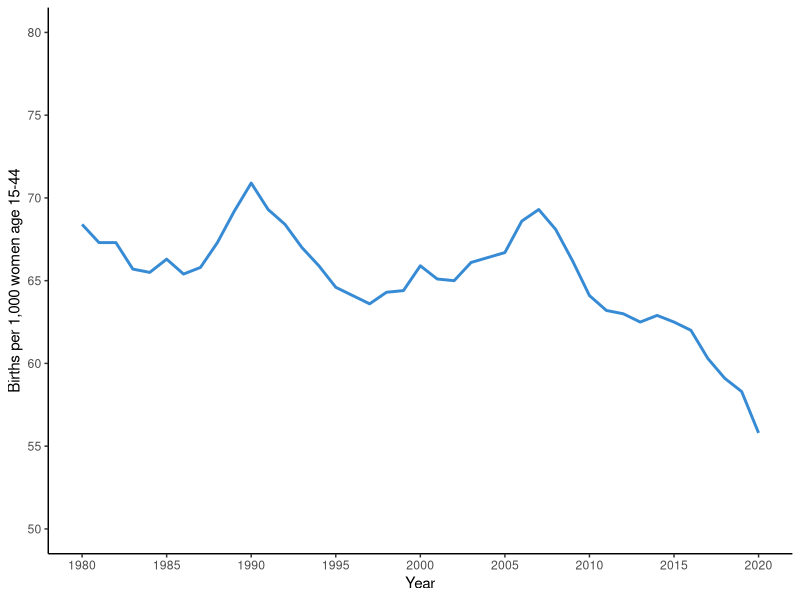
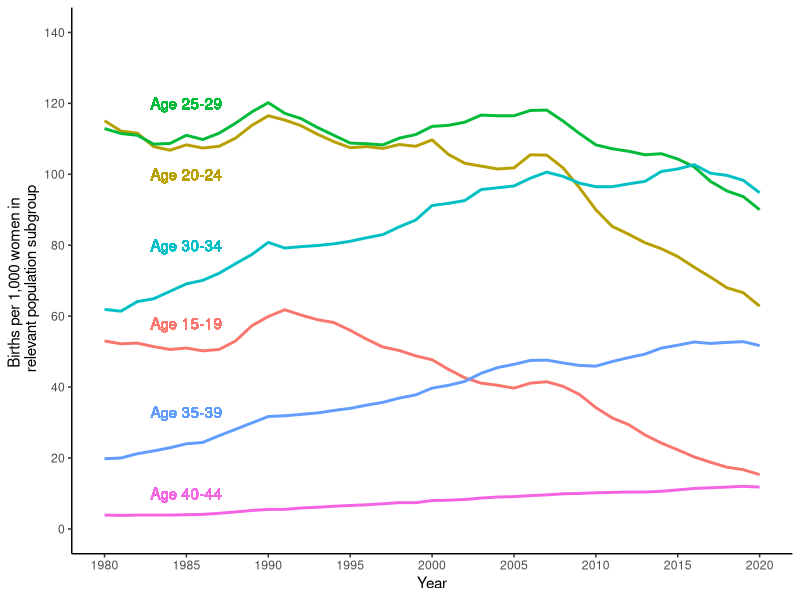
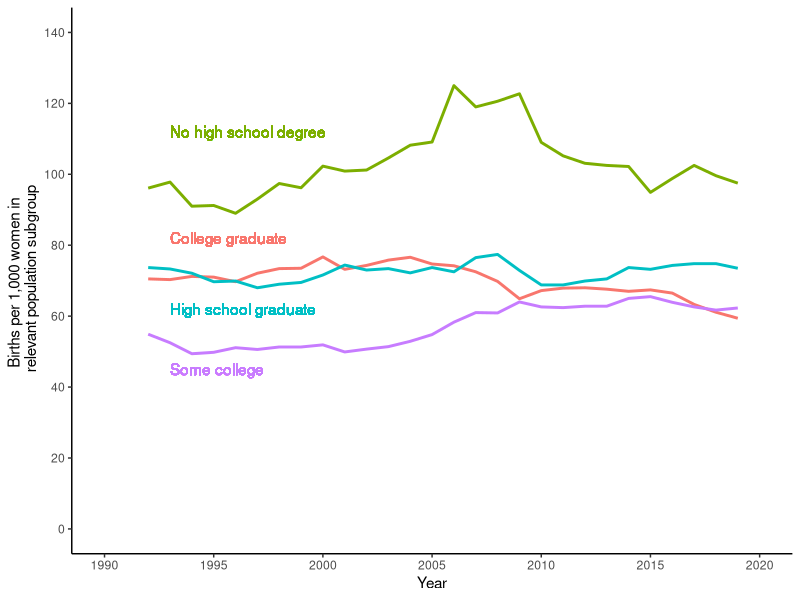
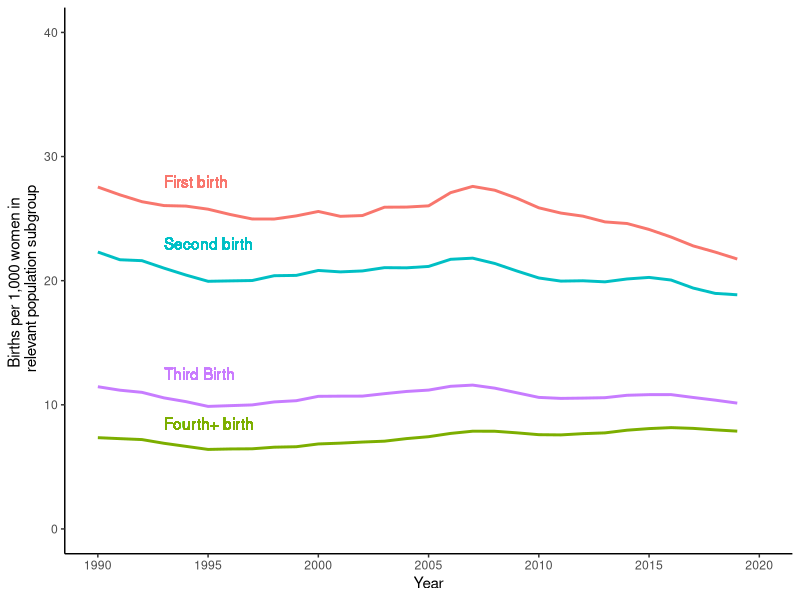
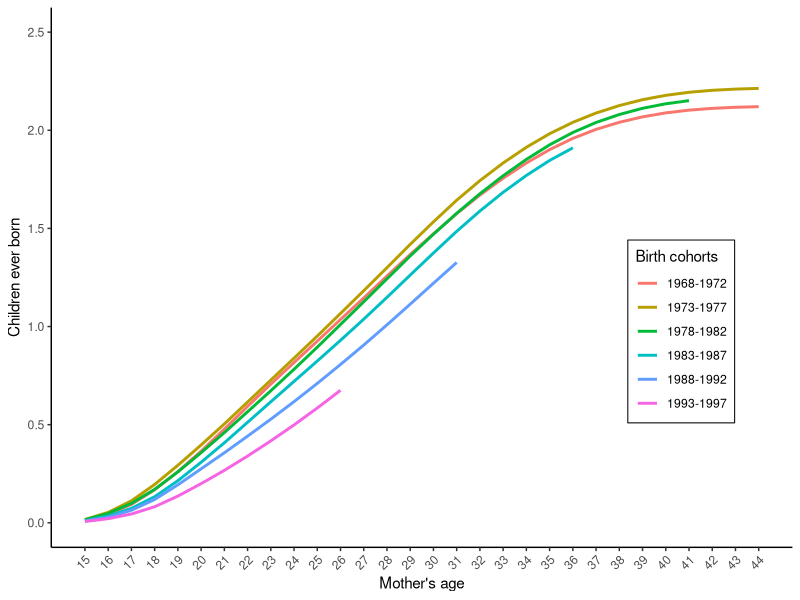

Generate these figures, in order, with R:
#### Preamble ####
# Purpose: Replication of figures in the original paper
# Author: Aaron Xiaozhou Liu, Jimmy Luc, Maroosh Gillani
# Date: 14 February 2024
# Contact: maroosh.gillani@mail.utoronto.ca, aaronxiaozhou.liu@mail.utoronto.ca, jimmy.luc@mail.utoronto.ca
# License: MIT
# Pre-requisites: Must have the data downloaded


#### Workspace setup ####

library(tidyverse)
library(dplyr)
library(ggplot2)
library(here)
library(haven)

#### Load data ####

### Figure 1 ###
# acquire figure 1 data from fig_1.csv
fig_1_data <- 
  read.csv(file=here("data/fig_1.csv"))

# replicate figure 1 from the original paper
fig_1_data %>% ggplot(aes(x = year, y = brate_all)) +
  geom_line(color = "#378bd4", size = 1) +
  labs(x = "Year", y = "Births per 1,000 women age 15-44") +
  scale_y_continuous(limits = c(50,80), breaks = seq(50, 80, by = 5)) +
  scale_x_continuous(limits = c(1980,2020), breaks = seq(1980, 2020, by = 5)) +
  theme_classic()

### Figure 2 ###
## Figure 2a ##
# acquire figure 2a data from figs_2a_2b.csv
fig_2a_data <-
  read.csv(file=here("data/figs_2a_2b.csv"))

fig_2a_data <- fig_2a_data %>% select(year, brate_1519, brate_2024, brate_2529, brate_3034, brate_3539, brate_4044)

fig_2a_data_long <- fig_2a_data %>%
  pivot_longer(cols = -year, names_to = "Age_Group", values_to = "Birth_Rate")

# replicate figure 2a from the original paper
fig_2a_data_long %>% ggplot(aes(x = year, y = Birth_Rate, color = Age_Group)) +
  geom_line(size = 1) +
  labs(x = "Year", y = "Births per 1,000 women in \n relevant population subgroup", color = "Age Group") +
  scale_y_continuous(limits = c(0, 140), breaks = seq(0, 150, by = 20)) +
  scale_x_continuous(limits = c(1980, 2020), breaks = seq(1980, 2020, by = 5)) +
  geom_text(aes(x = 1985, y = 120), label = "Age 25-29", color = "#00ba38") +
  geom_text(aes(x = 1985, y = 100), label = "Age 20-24", color = "#b79f00") +
  geom_text(aes(x = 1985, y = 80), label = "Age 30-34", color = "#00bfc4") +
  geom_text(aes(x = 1985, y = 58), label = "Age 15-19", color = "#f8766d") +
  geom_text(aes(x = 1985, y = 33), label = "Age 35-39", color = "#619cff") +
  geom_text(aes(x = 1985, y = 10), label = "Age 40-44", color = "#f564e3") +
  theme_classic() +
  theme(legend.position = "none")

## Figure 2d ##
# acquire figure 2d data from figs_1_2_3.csv
fig_2d_data <-
  read.csv(file=here("data/figs_1_2_3.csv"))

fig_2d_data <- fig_2d_data %>% select(year, brate_hsdropout,	brate_hsgrad,	brate_somecol,	brate_colgrad)

fig_2d_data <- na.omit(fig_2d_data)

fig_2d_data_long <- fig_2d_data %>%
  pivot_longer(cols = -year, names_to = "Education_Level", values_to = "Birth_Rate")

# replicate figure 2d from the original paper
fig_2d_data_long %>% ggplot(aes(x = year, y = Birth_Rate, color = Education_Level)) +
  geom_line(size = 1) +
  labs(x = "Year", y = "Births per 1,000 women in \n relevant population subgroup", color = "Education Level") +
  scale_y_continuous(limits = c(0, 140), breaks = seq(0, 150, by = 20)) +
  scale_x_continuous(limits = c(1990, 2020), breaks = seq(1990, 2020, by = 5)) +
  geom_text(aes(x = 1993, y = 112), label = "No high school degree", color = "#7cae00", hjust = 0) +
  geom_text(aes(x = 1993, y = 82), label = "College graduate", color = "#f8766d", hjust = 0) +
  theme_classic() +
  geom_text(aes(x = 1993, y = 62), label = "High school graduate", color = "#00bfc4", hjust = 0) +
  geom_text(aes(x = 1993, y = 45), label = "Some college", color = "#c77cff", hjust = 0) +
  theme_classic() +
  theme(legend.position = "none")

## Figure 2f ##
# acquire figure 2f data from NCHS Natality Microdata's nchs_births_pop_1990_2019.dta and SEER's age_race_comp_seer.dta
nchs_births_data <- read_dta(here("data/nchs_births_pop_1990_2019.dta"))
seer_data <- read_dta(here("data/age_race_comp_seer.dta"))

merged_data <- merge(nchs_births_data, seer_data, by = c("stname", "year"))

merged_data <- merged_data %>%
  mutate(
    brate_firstbirth = merged_data$numbirth_firstbirth / merged_data$pop1544 * 1000,
    brate_secondbirth = merged_data$numbirth_secondbirth / merged_data$pop1544 * 1000,
    brate_thirdbirth = merged_data$numbirth_thirdbirth / merged_data$pop1544 * 1000,
    brate_fourthbirth = merged_data$numbirth_fourthbirth / merged_data$pop1544 * 1000
  ) %>%
  select(year, starts_with("brate_"))

merged_data_long <- merged_data %>%
  pivot_longer(cols = -year, names_to = "Parity", values_to = "Birth_Rate")

# replicate figure 2f from the original paper
merged_data_long %>% ggplot(aes(x = year, y = round(Birth_Rate, digits = 1), color = Parity)) +
  geom_line(size = 1, stat = "summary", fun = mean) +
  labs(x = "Year", y = "Births per 1,000 women in \n relevant population subgroup", color = "Parity") +
  scale_y_continuous(limits = c(0, 40), breaks = seq(0, 40, by = 10)) +
  scale_x_continuous(limits = c(1990, 2020), breaks = seq(1990, 2020, by = 5)) +
  geom_text(aes(x = 1993, y = 28), label = "First birth", color = "#f8766d", hjust = 0) +
  geom_text(aes(x = 1993, y = 23), label = "Second birth", color = "#00bfc4", hjust = 0) +
  geom_text(aes(x = 1993, y = 12.5), label = "Third Birth", color = "#c77cff", hjust = 0) +
  geom_text(aes(x = 1993, y = 8.5), label = "Fourth+ birth", color = "#7cae00", hjust = 0) +
  theme_classic() +
  theme(legend.position = "none")

### Figure 5 ###
# acquire figure 5 data from CDC SEER's agecomp-seer.dta
seer_cohort_data <- 
  read_dta(here("data/agecomp-seer.dta"))

nchs_cohort_data <- 
  read_dta(here("data/nchs_cohort_analysis.dta"))

# code to replicate figure 5 from: https://github.com/KCtt457/us-birth-rates-decline
# Process population data to aggregate by cohort
fig5_pop_data1 <- seer_cohort_data %>%
  select(1:32) %>%
  select(-c(stname)) %>%
  group_by(year) %>%
  summarise(across(everything(),sum)) # https://stackoverflow.com/questions/1660124/how-to-sum-a-variable-by-group

fig5_pop_data1 <- fig5_pop_data1 %>%
  pivot_longer(-c(year), names_to = "mage", values_to = "pop")

fig5_pop_data1 <- fig5_pop_data1 %>%
  mutate(mage = as.numeric(str_replace(mage, "fem", ""))) %>%
  mutate(cohort = year - mage) %>%
  mutate(cohort2 = case_when(cohort >= 1968 & cohort <=1972 ~ 1,
                             cohort >= 1973 & cohort <=1977 ~ 2,
                             cohort >= 1978 & cohort <=1982 ~ 3,
                             cohort >= 1983 & cohort <=1987 ~ 4,
                             cohort >= 1988 & cohort <=1992 ~ 5,
                             cohort >= 1993 & cohort <=1997 ~ 6))

fig5_pop_data1 <- na.omit(fig5_pop_data1)
fig5_pop_data1 <- fig5_pop_data1 %>%
  group_by(cohort2, mage) %>%
  summarise(pop = sum(pop))

# Join dataframes for population and birth data
nchs_cohort_data <- full_join(nchs_cohort_data, fig5_pop_data1, by=c("mage", "cohort2")) %>%
  mutate(cohort_years = case_when(cohort2 == 1 ~ "1968-1972",
                                  cohort2 == 2 ~ "1973-1977",
                                  cohort2 == 3 ~ "1978-1982",
                                  cohort2 == 4 ~ "1983-1987",
                                  cohort2 == 5 ~ "1988-1992",
                                  cohort2 == 6 ~ "1993-1997"))

# replicate figure 5 from the original paper
# Calculate birth rates
nchs_cohort_data <- nchs_cohort_data %>%
  mutate(brate=numbirth/pop*1000,
         age_20_24_year = case_when(cohort2 == 1 ~ 1992,
                                    cohort2 == 2 ~ 1997,
                                    cohort2 == 3 ~ 2002,
                                    cohort2 == 4 ~ 2007,
                                    cohort2 == 5 ~ 2012,
                                    cohort2 == 6 ~ 2017)
  )

# Calculate cumulative birth rates for each cohort
nchs_cohort_data <- nchs_cohort_data %>%
  group_by(cohort2) %>%
  mutate(cum_brate = cumsum(brate)/1000, 
         cohort_years = case_when(cohort2 == 1 ~ "1968-1972",
                                  cohort2 == 2 ~ "1973-1977",
                                  cohort2 == 3 ~ "1978-1982",
                                  cohort2 == 4 ~ "1983-1987",
                                  cohort2 == 5 ~ "1988-1992",
                                  cohort2 == 6 ~ "1993-1997")) 
# Make plot (Figure 5 replication)
nchs_cohort_data %>%
  ggplot(aes(x = mage,
             y = cum_brate,
             color = cohort_years)) +
  geom_line(size = 1) +
  labs(x = "Mother's age", y = "Children ever born", color = "Birth cohorts") +
  scale_y_continuous(limits=c(0, 2.5), breaks=seq(0, 2.5, by = .5)) +
  scale_x_continuous(limits=c(15, 44), breaks=seq(15, 44, by = 1)) +
  theme_classic() + 
  theme(legend.background = element_blank(), legend.box.background = element_rect(), legend.position = c(0.85,0.4), axis.text.x = element_text(angle = 45, hjust = 1))
